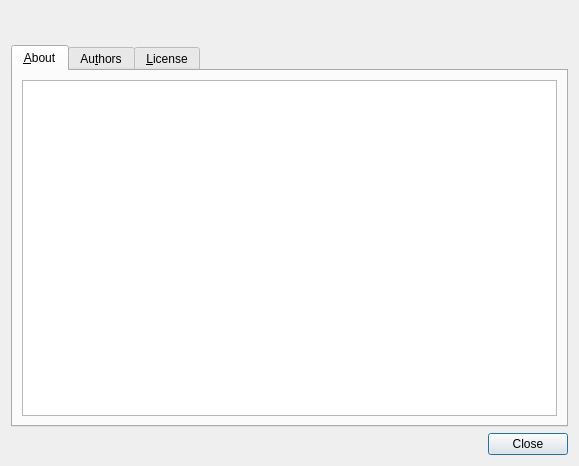
<?xml version="1.0" encoding="UTF-8"?>
<ui version="4.0">
 <class>AboutDialog</class>
 <widget class="QDialog" name="AboutDialog">
  <property name="geometry">
   <rect>
    <x>0</x>
    <y>0</y>
    <width>579</width>
    <height>466</height>
   </rect>
  </property>
  <property name="windowTitle">
   <string>About</string>
  </property>
  <layout class="QGridLayout" name="gridLayout">
   <item row="0" column="1">
    <widget class="QLabel" name="versionLabel">
     <property name="text">
      <string>&lt;!DOCTYPE HTML PUBLIC &quot;-//W3C//DTD HTML 4.0//EN&quot; &quot;http://www.w3.org/TR/REC-html40/strict.dtd&quot;&gt;
&lt;html&gt;&lt;head&gt;&lt;meta name=&quot;qrichtext&quot; content=&quot;1&quot; /&gt;&lt;style type=&quot;text/css&quot;&gt;
p, li { white-space: pre-wrap; }
&lt;/style&gt;&lt;/head&gt;&lt;body style=&quot; font-family:'Sans Serif'; font-size:9pt; font-weight:400; font-style:normal;&quot;&gt;
&lt;table style=&quot;-qt-table-type: root; margin-top:4px; margin-bottom:4px; margin-left:4px; margin-right:4px;&quot;&gt;
&lt;tr&gt;
&lt;td style=&quot;border: none;&quot;&gt;
&lt;p style=&quot;-qt-paragraph-type:empty; margin-top:0px; margin-bottom:0px; margin-left:0px; margin-right:0px; -qt-block-indent:0; text-indent:0px;&quot;&gt;&lt;/p&gt;&lt;/td&gt;&lt;/tr&gt;&lt;/table&gt;&lt;/body&gt;&lt;/html&gt;</string>
     </property>
     <property name="textFormat">
      <enum>Qt::RichText</enum>
     </property>
     <property name="alignment">
      <set>Qt::AlignCenter</set>
     </property>
    </widget>
   </item>
   <item row="2" column="1">
    <widget class="QDialogButtonBox" name="buttonBox">
     <property name="orientation">
      <enum>Qt::Horizontal</enum>
     </property>
     <property name="standardButtons">
      <set>QDialogButtonBox::Close</set>
     </property>
    </widget>
   </item>
   <item row="0" column="0">
    <widget class="QLabel" name="label">
     <property name="maximumSize">
      <size>
       <width>16777215</width>
       <height>16777215</height>
      </size>
     </property>
     <property name="text">
      <string/>
     </property>
     <property name="pixmap">
      <pixmap>:/images/about.png</pixmap>
     </property>
    </widget>
   </item>
   <item row="1" column="0" colspan="2">
    <widget class="QTabWidget" name="tabWidget">
     <property name="styleSheet">
      <string notr="true">QTextBrowser {
	background-image: url(:/images/watermark.png);
	background-attachment: fixed;
	background-repeat: no-repeat;
	background-position: center center;
}</string>
     </property>
     <property name="currentIndex">
      <number>0</number>
     </property>
     <widget class="QWidget" name="aboutContainer">
      <attribute name="title">
       <string>&amp;About</string>
      </attribute>
      <layout class="QVBoxLayout" name="verticalLayout">
       <item>
        <widget class="QTextBrowser" name="aboutBrowser">
         <property name="styleSheet">
          <string notr="true"/>
         </property>
         <property name="html">
          <string>&lt;!DOCTYPE HTML PUBLIC &quot;-//W3C//DTD HTML 4.0//EN&quot; &quot;http://www.w3.org/TR/REC-html40/strict.dtd&quot;&gt;
&lt;html&gt;&lt;head&gt;&lt;meta name=&quot;qrichtext&quot; content=&quot;1&quot; /&gt;&lt;style type=&quot;text/css&quot;&gt;
p, li { white-space: pre-wrap; }
&lt;/style&gt;&lt;/head&gt;&lt;body style=&quot; font-family:'Sans Serif'; font-size:9pt; font-weight:400; font-style:normal;&quot;&gt;
&lt;table border=&quot;0&quot; style=&quot;-qt-table-type: root; margin-top:4px; margin-bottom:4px; margin-left:4px; margin-right:4px;&quot;&gt;
&lt;tr&gt;
&lt;td style=&quot;border: none;&quot;&gt;
&lt;p style=&quot;-qt-paragraph-type:empty; margin-top:0px; margin-bottom:0px; margin-left:0px; margin-right:0px; -qt-block-indent:0; text-indent:0px;&quot;&gt;&lt;/p&gt;
&lt;p style=&quot;-qt-paragraph-type:empty; margin-top:0px; margin-bottom:0px; margin-left:0px; margin-right:0px; -qt-block-indent:0; text-indent:0px;&quot;&gt;&lt;/p&gt;
&lt;p style=&quot;-qt-paragraph-type:empty; margin-top:0px; margin-bottom:0px; margin-left:0px; margin-right:0px; -qt-block-indent:0; text-indent:0px;&quot;&gt;&lt;/p&gt;
&lt;p style=&quot;-qt-paragraph-type:empty; margin-top:0px; margin-bottom:0px; margin-left:0px; margin-right:0px; -qt-block-indent:0; text-indent:0px;&quot;&gt;&lt;/p&gt;&lt;/td&gt;&lt;/tr&gt;&lt;/table&gt;&lt;/body&gt;&lt;/html&gt;</string>
         </property>
        </widget>
       </item>
      </layout>
     </widget>
     <widget class="QWidget" name="authorContainer">
      <attribute name="title">
       <string>Au&amp;thors</string>
      </attribute>
      <layout class="QVBoxLayout" name="verticalLayout_2">
       <item>
        <widget class="QTextBrowser" name="authorsBrowser">
         <property name="styleSheet">
          <string notr="true"/>
         </property>
         <property name="html">
          <string>&lt;!DOCTYPE HTML PUBLIC &quot;-//W3C//DTD HTML 4.0//EN&quot; &quot;http://www.w3.org/TR/REC-html40/strict.dtd&quot;&gt;
&lt;html&gt;&lt;head&gt;&lt;meta name=&quot;qrichtext&quot; content=&quot;1&quot; /&gt;&lt;style type=&quot;text/css&quot;&gt;
p, li { white-space: pre-wrap; }
&lt;/style&gt;&lt;/head&gt;&lt;body style=&quot; font-family:'Sans Serif'; font-size:9pt; font-weight:400; font-style:normal;&quot;&gt;
&lt;table border=&quot;0&quot; style=&quot;-qt-table-type: root; margin-top:4px; margin-bottom:4px; margin-left:4px; margin-right:4px;&quot;&gt;
&lt;tr&gt;
&lt;td style=&quot;border: none;&quot;&gt;
&lt;p style=&quot;-qt-paragraph-type:empty; margin-top:0px; margin-bottom:0px; margin-left:0px; margin-right:0px; -qt-block-indent:0; text-indent:0px;&quot;&gt;&lt;/p&gt;
&lt;p style=&quot;-qt-paragraph-type:empty; margin-top:0px; margin-bottom:0px; margin-left:0px; margin-right:0px; -qt-block-indent:0; text-indent:0px;&quot;&gt;&lt;/p&gt;
&lt;p style=&quot;-qt-paragraph-type:empty; margin-top:0px; margin-bottom:0px; margin-left:0px; margin-right:0px; -qt-block-indent:0; text-indent:0px;&quot;&gt;&lt;/p&gt;
&lt;p style=&quot;-qt-paragraph-type:empty; margin-top:0px; margin-bottom:0px; margin-left:0px; margin-right:0px; -qt-block-indent:0; text-indent:0px;&quot;&gt;&lt;/p&gt;
&lt;p style=&quot;-qt-paragraph-type:empty; margin-top:0px; margin-bottom:0px; margin-left:0px; margin-right:0px; -qt-block-indent:0; text-indent:0px;&quot;&gt;&lt;/p&gt;
&lt;p style=&quot;-qt-paragraph-type:empty; margin-top:0px; margin-bottom:0px; margin-left:0px; margin-right:0px; -qt-block-indent:0; text-indent:0px;&quot;&gt;&lt;/p&gt;&lt;/td&gt;&lt;/tr&gt;&lt;/table&gt;&lt;/body&gt;&lt;/html&gt;</string>
         </property>
        </widget>
       </item>
      </layout>
     </widget>
     <widget class="QWidget" name="licenseContainer">
      <attribute name="title">
       <string>&amp;License</string>
      </attribute>
      <layout class="QGridLayout" name="gridLayout_2">
       <item row="0" column="0">
        <widget class="QTextBrowser" name="licenseBrowser">
         <property name="styleSheet">
          <string notr="true"/>
         </property>
         <property name="frameShadow">
          <enum>QFrame::Sunken</enum>
         </property>
         <property name="html">
          <string>&lt;!DOCTYPE HTML PUBLIC &quot;-//W3C//DTD HTML 4.0//EN&quot; &quot;http://www.w3.org/TR/REC-html40/strict.dtd&quot;&gt;
&lt;html&gt;&lt;head&gt;&lt;meta name=&quot;qrichtext&quot; content=&quot;1&quot; /&gt;&lt;style type=&quot;text/css&quot;&gt;
p, li { white-space: pre-wrap; }
&lt;/style&gt;&lt;/head&gt;&lt;body style=&quot; font-family:'Sans Serif'; font-size:9pt; font-weight:400; font-style:normal;&quot;&gt;
&lt;table border=&quot;0&quot; style=&quot;-qt-table-type: root; margin-top:4px; margin-bottom:4px; margin-left:4px; margin-right:4px;&quot;&gt;
&lt;tr&gt;
&lt;td style=&quot;border: none;&quot;&gt;
&lt;p style=&quot;-qt-paragraph-type:empty; margin-top:0px; margin-bottom:0px; margin-left:0px; margin-right:0px; -qt-block-indent:0; text-indent:0px;&quot;&gt;&lt;/p&gt;
&lt;p style=&quot;-qt-paragraph-type:empty; margin-top:0px; margin-bottom:0px; margin-left:0px; margin-right:0px; -qt-block-indent:0; text-indent:0px;&quot;&gt;&lt;/p&gt;
&lt;p style=&quot;-qt-paragraph-type:empty; margin-top:0px; margin-bottom:0px; margin-left:0px; margin-right:0px; -qt-block-indent:0; text-indent:0px;&quot;&gt;&lt;/p&gt;
&lt;p style=&quot;-qt-paragraph-type:empty; margin-top:0px; margin-bottom:0px; margin-left:0px; margin-right:0px; -qt-block-indent:0; text-indent:0px;&quot;&gt;&lt;/p&gt;
&lt;p style=&quot;-qt-paragraph-type:empty; margin-top:0px; margin-bottom:0px; margin-left:0px; margin-right:0px; -qt-block-indent:0; text-indent:0px;&quot;&gt;&lt;/p&gt;
&lt;p style=&quot;-qt-paragraph-type:empty; margin-top:0px; margin-bottom:0px; margin-left:0px; margin-right:0px; -qt-block-indent:0; text-indent:0px;&quot;&gt;&lt;/p&gt;
&lt;p style=&quot;-qt-paragraph-type:empty; margin-top:0px; margin-bottom:0px; margin-left:0px; margin-right:0px; -qt-block-indent:0; text-indent:0px;&quot;&gt;&lt;/p&gt;
&lt;p style=&quot;-qt-paragraph-type:empty; margin-top:0px; margin-bottom:0px; margin-left:0px; margin-right:0px; -qt-block-indent:0; text-indent:0px;&quot;&gt;&lt;/p&gt;&lt;/td&gt;&lt;/tr&gt;&lt;/table&gt;&lt;/body&gt;&lt;/html&gt;</string>
         </property>
        </widget>
       </item>
      </layout>
     </widget>
    </widget>
   </item>
  </layout>
 </widget>
 <resources/>
 <connections>
  <connection>
   <sender>buttonBox</sender>
   <signal>accepted()</signal>
   <receiver>AboutDialog</receiver>
   <slot>accept()</slot>
   <hints>
    <hint type="sourcelabel">
     <x>248</x>
     <y>254</y>
    </hint>
    <hint type="destinationlabel">
     <x>157</x>
     <y>274</y>
    </hint>
   </hints>
  </connection>
  <connection>
   <sender>buttonBox</sender>
   <signal>rejected()</signal>
   <receiver>AboutDialog</receiver>
   <slot>close()</slot>
   <hints>
    <hint type="sourcelabel">
     <x>316</x>
     <y>260</y>
    </hint>
    <hint type="destinationlabel">
     <x>286</x>
     <y>274</y>
    </hint>
   </hints>
  </connection>
 </connections>
</ui>
